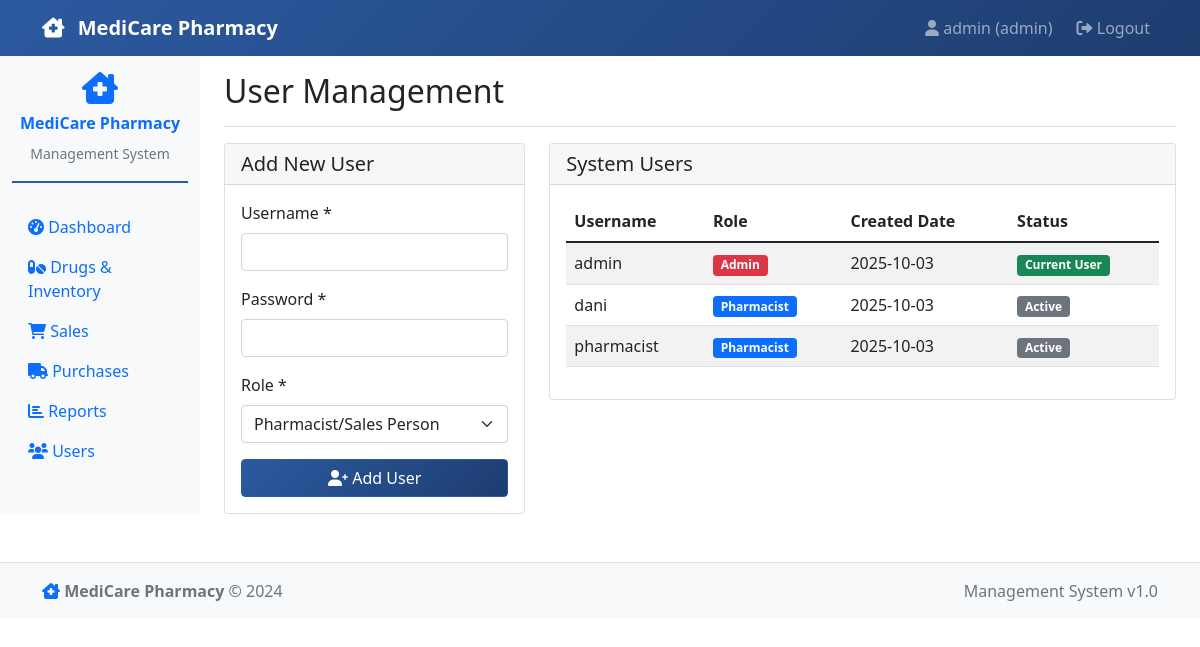
Screenshot of /users (signed in) with the database file from the repository.
### models.py (models this page shows, shortened)
class User(db.Model):
    id = db.Column(db.Integer, primary_key=True)
    username = db.Column(db.String(80), unique=True, nullable=False)
    password_hash = db.Column(db.String(120), nullable=False)
    role = db.Column(db.String(20), nullable=False, default='pharmacist')  # 'admin' or 'pharmacist'
    created_at = db.Column(db.DateTime, default=datetime.utcnow)

### app.py (the view)
@app.route('/users')
@login_required(role='admin')
def users():
    users_list = User.query.all()
    return render_template('users.html', users=users_list)

### app.py (called while the page is built)
@app.context_processor
def inject_today():
    return {'today': datetime.now().date()}

def login_required(role=None):
    def decorator(f):
        @wraps(f)
        def decorated_function(*args, **kwargs):
            if 'user_id' not in session:
                return redirect(url_for('login'))
            if role and session.get('role') != role:
                flash('Access denied. Insufficient permissions.', 'danger')
                return redirect(url_for('dashboard'))
            return f(*args, **kwargs)
        return decorated_function
    return decorator

### templates/users.html (shortened to what this page needs)
{% extends "base.html" %}
{% block content %}
<div class="d-flex justify-content-between flex-wrap flex-md-nowrap align-items-center pt-3 pb-2 mb-3 border-bottom">
    <h1 class="h2">User Management</h1>
</div>
<div class="row">
    <div class="col-md-4">
        <div class="card">
            <div class="card-header">
                <h5 class="card-title mb-0">Add New User</h5>
            </div>
            <div class="card-body">
                <form method="POST" action="{{ url_for('add_user') }}">
                    <div class="mb-3">
                        <label for="username" class="form-label">Username *</label>
                        <input type="text" class="form-control" id="username" name="username" required>
                    </div>
                    <div class="mb-3">
                        <label for="password" class="form-label">Password *</label>
                        <input type="password" class="form-control" id="password" name="password" required>
                    </div>
                    <div class="mb-3">
                        <label for="role" class="form-label">Role *</label>
                        <select class="form-select" id="role" name="role" required>
                            <option value="pharmacist">Pharmacist/Sales Person</option>
                        </select>
                    </div>
                    <button type="submit" class="btn btn-primary w-100">
                        <i class="fas fa-user-plus"></i> Add User
                    </button>
                </form>
            </div>
        </div>
    </div>
    <div class="col-md-8">
        <div class="card">
            <div class="card-header">
                <h5 class="card-title mb-0">System Users</h5>
            </div>
            <div class="card-body">
                <div class="table-responsive">
                    <table class="table table-striped">
                        <thead>
                            <tr>
                                <th>Username</th>
                                <th>Role</th>
                                <th>Created Date</th>
                                <th>Status</th>
                            </tr>
                        </thead>
                        <tbody>
                            {% for user in users %}
                            <tr>
                                <td>{{ user.username }}</td>
                                <td>
                                    <span class="badge {% if user.role == 'admin' %}bg-danger{% else %}bg-primary{% endif %}">
                                        {{ user.role|title }}
                                    </span>
                                </td>
                                <td>{{ user.created_at.strftime('%Y-%m-%d') }}</td>
                                <td>
                                    {% if user.id == session.user_id %}
                                    <span class="badge bg-success">Current User</span>
                                    {% else %}
                                    <span class="badge bg-secondary">Active</span>
                                    {% endif %}
                                </td>
                            </tr>
                            {% endfor %}
                        </tbody>
                    </table>
                </div>
            </div>
        </div>
    </div>
</div>
{% endblock %}

### static/style.css (style rules this page uses)
:root { --medicare-primary: #2c5aa0; --medicare-secondary: #34a853; --medicare-accent: #ff6b35; }
.btn-primary { background-color: var(--medicare-primary); border-color: var(--medicare-primary); background: linear-gradient(135deg, var(--medicare-primary) 0%, #1e3d6f 100%); }

### rows the page displays
User: username "admin", role "Admin", created_at "2025-10-03", shows "Current User"
User: username "dani", role "Pharmacist", created_at "2025-10-03", shows "Active"
User: username "pharmacist", role "Pharmacist", created_at "2025-10-03", shows "Active"

### other values shown
{{ session.username }} "admin"
{{ session.role }} "admin"
